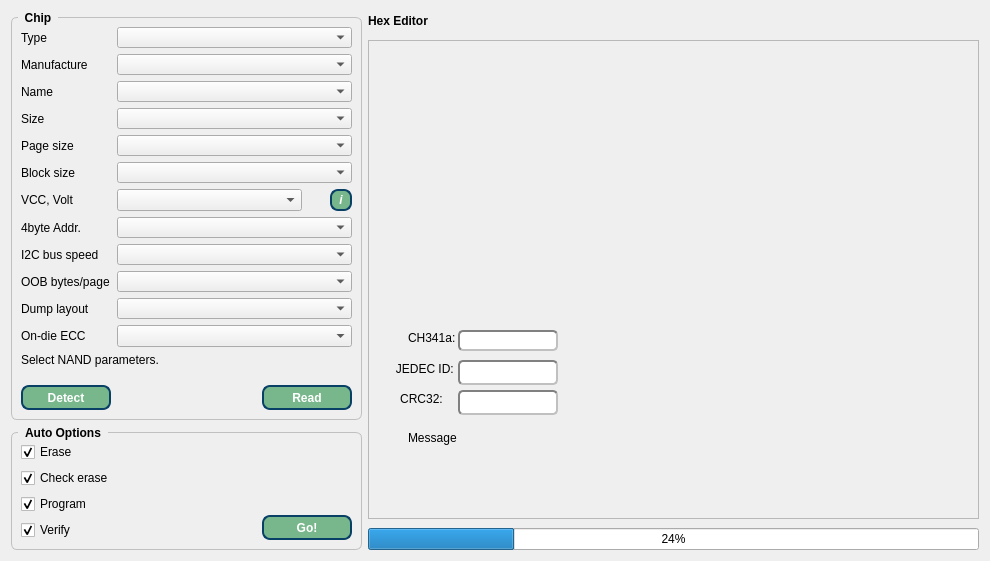
  <widget class="QWidget" name="centralWidget">
   <property name="sizePolicy">
    <sizepolicy hsizetype="Expanding" vsizetype="Expanding">
     <horstretch>0</horstretch>
     <verstretch>0</verstretch>
    </sizepolicy>
   </property>
   <layout class="QHBoxLayout" name="horizontalLayout_3">
    <item>
     <layout class="QVBoxLayout" name="verticalLayout_5">
      <item>
       <widget class="QGroupBox" name="groupBox">
        <property name="minimumSize">
         <size>
          <width>221</width>
          <height>91</height>
         </size>
        </property>
        <property name="maximumSize">
         <size>
          <width>400</width>
          <height>16777215</height>
         </size>
        </property>
        <property name="styleSheet">
         <string notr="true">QGroupBox {
    font: bold;
    border: 1px solid silver;
    border-radius: 6px;
    margin-top: 6px;
}

QGroupBox::title {
    subcontrol-origin: margin;
    left: 7px;
    padding: 0px 5px 0px 5px;
}</string>
        </property>
        <property name="title">
         <string>Chip</string>
        </property>
        <layout class="QFormLayout" name="formLayout">
         <item row="0" column="0">
          <widget class="QLabel" name="label">
           <property name="text">
            <string>Type</string>
           </property>
          </widget>
         </item>
         <item row="0" column="1">
          <widget class="QComboBox" name="comboBox_type">
           <property name="minimumSize">
            <size>
             <width>111</width>
             <height>21</height>
            </size>
           </property>
           <property name="maximumSize">
            <size>
             <width>250</width>
             <height>21</height>
            </size>
           </property>
           <property name="baseSize">
            <size>
             <width>150</width>
             <height>0</height>
            </size>
           </property>
           <property name="font">
            <font>
             <weight>75</weight>
             <bold>true</bold>
            </font>
           </property>
           <property name="styleSheet">
            <string notr="true"/>
           </property>
           <property name="sizeAdjustPolicy">
            <enum>QComboBox::AdjustToMinimumContentsLengthWithIcon</enum>
           </property>
           <property name="minimumContentsLength">
            <number>22</number>
           </property>
          </widget>
         </item>
         <item row="1" column="0">
          <widget class="QLabel" name="label_2">
           <property name="text">
            <string>Manufacture</string>
           </property>
          </widget>
         </item>
         <item row="1" column="1">
          <widget class="QComboBox" name="comboBox_man">
           <property name="minimumSize">
            <size>
             <width>111</width>
             <height>21</height>
            </size>
           </property>
           <property name="maximumSize">
            <size>
             <width>250</width>
             <height>21</height>
            </size>
           </property>
           <property name="baseSize">
            <size>
             <width>150</width>
             <height>0</height>
            </size>
           </property>
           <property name="font">
            <font>
             <weight>75</weight>
             <bold>true</bold>
            </font>
           </property>
           <property name="styleSheet">
            <string notr="true"/>
           </property>
           <property name="sizeAdjustPolicy">
            <enum>QComboBox::AdjustToMinimumContentsLengthWithIcon</enum>
           </property>
           <property name="minimumContentsLength">
            <number>22</number>
           </property>
          </widget>
         </item>
         <item row="2" column="0">
          <widget class="QLabel" name="label_3">
           <property name="text">
            <string>Name</string>
           </property>
          </widget>
         </item>
         <item row="2" column="1">
          <widget class="QComboBox" name="comboBox_name">
           <property name="minimumSize">
            <size>
             <width>111</width>
             <height>21</height>
            </size>
           </property>
           <property name="maximumSize">
            <size>
             <width>250</width>
             <height>21</height>
            </size>
           </property>
           <property name="font">
            <font>
             <weight>75</weight>
             <bold>true</bold>
            </font>
           </property>
           <property name="styleSheet">
            <string notr="true"/>
           </property>
           <property name="sizeAdjustPolicy">
            <enum>QComboBox::AdjustToMinimumContentsLengthWithIcon</enum>
           </property>
           <property name="minimumContentsLength">
            <number>22</number>
           </property>
          </widget>
         </item>
         <item row="3" column="0">
          <widget class="QLabel" name="label_4">
           <property name="text">
            <string>Size</string>
           </property>
          </widget>
         </item>
         <item row="3" column="1">
          <widget class="QComboBox" name="comboBox_size">
           <property name="minimumSize">
            <size>
             <width>111</width>
             <height>21</height>
            </size>
           </property>
           <property name="maximumSize">
            <size>
             <width>250</width>
             <height>21</height>
            </size>
           </property>
           <property name="font">
            <font>
             <weight>75</weight>
             <bold>true</bold>
            </font>
           </property>
           <property name="styleSheet">
            <string notr="true"/>
           </property>
           <property name="sizeAdjustPolicy">
            <enum>QComboBox::AdjustToMinimumContentsLengthWithIcon</enum>
           </property>
           <property name="minimumContentsLength">
            <number>22</number>
           </property>
          </widget>
         </item>
         <item row="4" column="0">
          <widget class="QLabel" name="label_5">
           <property name="text">
            <string>Page size</string>
           </property>
          </widget>
         </item>
         <item row="4" column="1">
          <widget class="QComboBox" name="comboBox_page">
           <property name="minimumSize">
            <size>
             <width>111</width>
             <height>21</height>
            </size>
           </property>
           <property name="maximumSize">
            <size>
             <width>250</width>
             <height>21</height>
            </size>
           </property>
           <property name="font">
            <font>
             <weight>75</weight>
             <bold>true</bold>
            </font>
           </property>
           <property name="styleSheet">
            <string notr="true"/>
           </property>
           <property name="sizeAdjustPolicy">
            <enum>QComboBox::AdjustToMinimumContentsLengthWithIcon</enum>
           </property>
           <property name="minimumContentsLength">
            <number>22</number>
           </property>
          </widget>
         </item>
         <item row="5" column="0">
          <widget class="QLabel" name="label_9">
           <property name="text">
            <string>Block size</string>
           </property>
          </widget>
         </item>
         <item row="5" column="1">
          <widget class="QComboBox" name="comboBox_block">
           <property name="minimumSize">
            <size>
             <width>111</width>
             <height>21</height>
            </size>
           </property>
           <property name="maximumSize">
            <size>
             <width>250</width>
             <height>21</height>
            </size>
           </property>
           <property name="font">
            <font>
             <weight>75</weight>
             <bold>true</bold>
            </font>
           </property>
           <property name="styleSheet">
            <string notr="true"/>
           </property>
           <property name="sizeAdjustPolicy">
            <enum>QComboBox::AdjustToMinimumContentsLengthWithIcon</enum>
           </property>
           <property name="minimumContentsLength">
            <number>22</number>
           </property>
          </widget>
         </item>
         <item row="6" column="0">
          <widget class="QLabel" name="label_6">
           <property name="text">
            <string>VCC, Volt</string>
           </property>
          </widget>
         </item>
         <item row="6" column="1">
          <layout class="QHBoxLayout" name="horizontalLayout_6">
           <property name="spacing">
            <number>28</number>
           </property>
           <property name="sizeConstraint">
            <enum>QLayout::SetDefaultConstraint</enum>
           </property>
           <property name="leftMargin">
            <number>0</number>
           </property>
           <property name="rightMargin">
            <number>0</number>
           </property>
           <property name="bottomMargin">
            <number>0</number>
           </property>
           <item>
            <widget class="QComboBox" name="comboBox_vcc">
             <property name="minimumSize">
              <size>
               <width>95</width>
               <height>22</height>
              </size>
             </property>
             <property name="maximumSize">
              <size>
               <width>185</width>
               <height>22</height>
              </size>
             </property>
             <property name="font">
              <font>
               <weight>75</weight>
               <italic>false</italic>
               <bold>true</bold>
               <stylestrategy>PreferDefault</stylestrategy>
              </font>
             </property>
             <property name="layoutDirection">
              <enum>Qt::LeftToRight</enum>
             </property>
             <property name="styleSheet">
              <string notr="true"/>
             </property>
             <property name="sizeAdjustPolicy">
              <enum>QComboBox::AdjustToMinimumContentsLengthWithIcon</enum>
             </property>
             <property name="minimumContentsLength">
              <number>18</number>
             </property>
            </widget>
           </item>
           <item>
            <widget class="QPushButton" name="pushButton_4">
             <property name="minimumSize">
              <size>
               <width>22</width>
               <height>22</height>
              </size>
             </property>
             <property name="maximumSize">
              <size>
               <width>22</width>
               <height>22</height>
              </size>
             </property>
             <property name="font">
              <font>
               <weight>75</weight>
               <italic>true</italic>
               <bold>true</bold>
              </font>
             </property>
             <property name="styleSheet">
              <string notr="true">QPushButton{
color: rgb(255, 255, 255);
background-color: rgb(120, 183, 140);
border-radius: 20px;
border: 2px solid #094065;border-radius:8px;font-weight:600;
}
QPushButton::pressed{background-color: rgb(115, 210, 22);}</string>
             </property>
             <property name="text">
              <string>i</string>
             </property>
            </widget>
           </item>
          </layout>
         </item>
         <item row="7" column="0">
          <widget class="QLabel" name="label_8">
           <property name="styleSheet">
            <string notr="true"/>
           </property>
           <property name="text">
            <string>4byte Addr.</string>
           </property>
          </widget>
         </item>
         <item row="7" column="1">
          <widget class="QComboBox" name="comboBox_addr4bit">
           <property name="minimumSize">
            <size>
             <width>111</width>
             <height>21</height>
            </size>
           </property>
           <property name="maximumSize">
            <size>
             <width>250</width>
             <height>21</height>
            </size>
           </property>
           <property name="font">
            <font>
             <weight>75</weight>
             <bold>true</bold>
            </font>
           </property>
           <property name="styleSheet">
            <string notr="true"/>
           </property>
           <property name="sizeAdjustPolicy">
            <enum>QComboBox::AdjustToMinimumContentsLengthWithIcon</enum>
           </property>
           <property name="minimumContentsLength">
            <number>22</number>
           </property>
          </widget>
         </item>
         <item row="8" column="0">
          <widget class="QLabel" name="label_10">
           <property name="text">
            <string>I2C bus speed</string>
           </property>
          </widget>
         </item>
         <item row="8" column="1">
          <widget class="QComboBox" name="comboBox_i2cSpeed">
           <property name="minimumSize">
            <size>
             <width>111</width>
             <height>21</height>
            </size>
           </property>
           <property name="maximumSize">
            <size>
             <width>250</width>
             <height>21</height>
            </size>
           </property>
           <property name="font">
            <font>
             <weight>75</weight>
             <bold>true</bold>
            </font>
           </property>
           <property name="sizeAdjustPolicy">
            <enum>QComboBox::AdjustToMinimumContentsLengthWithIcon</enum>
           </property>
           <property name="minimumContentsLength">
            <number>22</number>
           </property>
          </widget>
         </item>
         <item row="9" column="0">
          <widget class="QLabel" name="label_11">
           <property name="text">
            <string>OOB bytes/page</string>
           </property>
          </widget>
         </item>
         <item row="9" column="1">
          <widget class="QComboBox" name="comboBox_ECC">
           <property name="minimumSize">
            <size>
             <width>111</width>
             <height>21</height>
            </size>
           </property>
           <property name="maximumSize">
            <size>
             <width>250</width>
             <height>21</height>
            </size>
           </property>
           <property name="font">
            <font>
             <weight>75</weight>
             <bold>true</bold>
            </font>
           </property>
           <property name="sizeAdjustPolicy">
            <enum>QComboBox::AdjustToMinimumContentsLengthWithIcon</enum>
           </property>
           <property name="minimumContentsLength">
            <number>22</number>
           </property>
          </widget>
         </item>
         <item row="13" column="0">
          <spacer name="verticalSpacer_2">
           <property name="orientation">
            <enum>Qt::Vertical</enum>
           </property>
           <property name="sizeHint" stdset="0">
            <size>
             <width>20</width>
             <height>6</height>
            </size>
           </property>
          </spacer>
         </item>
         <item row="13" column="1">
          <spacer name="verticalSpacer_3">
           <property name="orientation">
            <enum>Qt::Vertical</enum>
           </property>
           <property name="sizeHint" stdset="0">
            <size>
             <width>127</width>
             <height>6</height>
            </size>
           </property>
          </spacer>
         </item>
         <item row="14" column="0">
          <widget class="QPushButton" name="pushButton_2">
           <property name="minimumSize">
            <size>
             <width>90</width>
             <height>25</height>
            </size>
           </property>
           <property name="styleSheet">
            <string notr="true">QPushButton{
color: rgb(255, 255, 255);
background-color: rgb(120, 183, 140);
border-radius: 20px;
border: 2px solid #094065;border-radius:8px;font-weight:600;
}
QPushButton::pressed{background-color: rgb(115, 210, 22);}</string>
           </property>
           <property name="text">
            <string>Detect</string>
           </property>
          </widget>
         </item>
         <item row="14" column="1">
          <layout class="QHBoxLayout" name="horizontalLayout">
           <item>
            <spacer name="horizontalSpacer">
             <property name="orientation">
              <enum>Qt::Horizontal</enum>
             </property>
             <property name="sizeHint" stdset="0">
              <size>
               <width>28</width>
               <height>20</height>
              </size>
             </property>
            </spacer>
           </item>
           <item>
            <widget class="QPushButton" name="pushButton">
             <property name="minimumSize">
              <size>
               <width>90</width>
               <height>25</height>
              </size>
             </property>
             <property name="styleSheet">
              <string notr="true">QPushButton{
color: rgb(255, 255, 255);
background-color: rgb(120, 183, 140);
border-radius: 20px;
border: 2px solid #094065;border-radius:8px;font-weight:600;
}
QPushButton::pressed{background-color: rgb(115, 210, 22);}</string>
             </property>
             <property name="text">
              <string>Read</string>
             </property>
            </widget>
           </item>
          </layout>
         </item>
         <item row="11" column="0">
          <widget class="QLabel" name="label_onDieEcc">
           <property name="text"><string>On-die ECC</string></property>
          </widget>
         </item>
         <item row="11" column="1">
          <widget class="QComboBox" name="comboBox_onDieEcc">
           <property name="toolTip"><string>Applied and read back before each NAND operation. Independent of main/OOB layout. ECC-on OOB is not a raw dump.</string></property>
          </widget>
         </item>
         <item row="12" column="0" colspan="2">
          <widget class="QLabel" name="label_nandInfo">
           <property name="text"><string>Select NAND parameters.</string></property>
           <property name="wordWrap"><bool>true</bool></property>
           <property name="textInteractionFlags"><set>Qt::TextSelectableByMouse</set></property>
          </widget>
         </item>
         <item row="10" column="0">
          <widget class="QLabel" name="label_12">
           <property name="text">
            <string>Dump layout</string>
           </property>
          </widget>
         </item>
         <item row="10" column="1">
          <widget class="QComboBox" name="comboBox_raw">
           <property name="minimumSize">
            <size>
             <width>111</width>
             <height>21</height>
            </size>
           </property>
           <property name="maximumSize">
            <size>
             <width>250</width>
             <height>21</height>
            </size>
           </property>
           <property name="font">
            <font>
             <weight>75</weight>
             <bold>true</bold>
            </font>
           </property>
           <property name="sizeAdjustPolicy">
            <enum>QComboBox::AdjustToMinimumContentsLengthWithIcon</enum>
           </property>
           <property name="minimumContentsLength">
            <number>22</number>
           </property>
          </widget>
         </item>
        </layout>
       </widget>
      </item>
      <item>
       <widget class="QGroupBox" name="groupBox_2">
        <property name="minimumSize">
         <size>
          <width>221</width>
          <height>41</height>
         </size>
        </property>
        <property name="maximumSize">
         <size>
          <width>400</width>
          <height>16777215</height>
         </size>
        </property>
        <property name="styleSheet">
         <string notr="true">QGroupBox {
    font: bold;
    border: 1px solid silver;
    border-radius: 6px;
    margin-top: 6px;
}

QGroupBox::title {
    subcontrol-origin: margin;
    left: 7px;
    padding: 0px 5px 0px 5px;
}</string>
        </property>
        <property name="title">
         <string>Auto Options</string>
        </property>
        <property name="flat">
         <bool>false</bool>
        </property>
        <property name="checkable">
         <bool>false</bool>
        </property>
        <layout class="QHBoxLayout" name="horizontalLayout_2">
         <item>
          <layout class="QVBoxLayout" name="verticalLayout">
           <item>
            <widget class="QCheckBox" name="checkBox">
             <property name="styleSheet">
              <string notr="true"/>
             </property>
             <property name="text">
              <string>Erase</string>
             </property>
             <property name="checked">
              <bool>true</bool>
             </property>
            </widget>
           </item>
           <item>
            <widget class="QCheckBox" name="checkBox_1">
             <property name="text">
              <string>Check erase</string>
             </property>
             <property name="checked">
              <bool>true</bool>
             </property>
            </widget>
           </item>
           <item>
            <widget class="QCheckBox" name="checkBox_2">
             <property name="text">
              <string>Program</string>
             </property>
             <property name="checked">
              <bool>true</bool>
             </property>
            </widget>
           </item>
           <item>
            <widget class="QCheckBox" name="checkBox_3">
             <property name="text">
              <string>Verify</string>
             </property>
             <property name="checked">
              <bool>true</bool>
             </property>
            </widget>
           </item>
          </layout>
         </item>
         <item>
          <spacer name="horizontalSpacer_2">
           <property name="orientation">
            <enum>Qt::Horizontal</enum>
           </property>
           <property name="sizeHint" stdset="0">
            <size>
             <width>40</width>
             <height>20</height>
            </size>
           </property>
          </spacer>
         </item>
         <item>
          <layout class="QVBoxLayout" name="verticalLayout_2">
           <item>
            <spacer name="verticalSpacer">
             <property name="orientation">
              <enum>Qt::Vertical</enum>
             </property>
             <property name="sizeHint" stdset="0">
              <size>
               <width>20</width>
               <height>40</height>
              </size>
             </property>
            </spacer>
           </item>
           <item>
            <widget class="QPushButton" name="pushButton_3">
             <property name="minimumSize">
              <size>
               <width>90</width>
               <height>25</height>
              </size>
             </property>
             <property name="styleSheet">
              <string notr="true">QPushButton{
color: rgb(255, 255, 255);
background-color: rgb(120, 183, 140);
border-radius: 20px;
border: 2px solid #094065;border-radius:8px;font-weight:600;
}
QPushButton::pressed{background-color: rgb(115, 210, 22);}</string>
             </property>
             <property name="text">
              <string>Go!</string>
             </property>
            </widget>
           </item>
          </layout>
         </item>
        </layout>
       </widget>
      </item>
     </layout>
    </item>
    <item>
     <layout class="QVBoxLayout" name="verticalLayout_4">
      <property name="spacing">
       <number>9</number>
      </property>
      <item>
       <layout class="QVBoxLayout" name="verticalLayout_3">
        <item>
         <widget class="QLabel" name="label_7">
          <property name="minimumSize">
           <size>
            <width>0</width>
            <height>11</height>
           </size>
          </property>
          <property name="maximumSize">
           <size>
            <width>16777215</width>
            <height>20</height>
           </size>
          </property>
          <property name="font">
           <font>
            <weight>75</weight>
            <bold>true</bold>
           </font>
          </property>
          <property name="text">
           <string>Hex Editor</string>
          </property>
         </widget>
        </item>
        <item>
         <widget class="QFrame" name="frame">
          <property name="minimumSize">
           <size>
            <width>611</width>
            <height>401</height>
           </size>
          </property>
          <property name="maximumSize">
           <size>
            <width>16777215</width>
            <height>16777215</height>
           </size>
          </property>
          <property name="frameShape">
           <enum>QFrame::StyledPanel</enum>
          </property>
          <property name="frameShadow">
           <enum>QFrame::Raised</enum>
          </property>
          <widget class="QLineEdit" name="jedecEdit">
           <property name="geometry">
            <rect>
             <x>90</x>
             <y>320</y>
             <width>100</width>
             <height>25</height>
            </rect>
           </property>
           <property name="minimumSize">
            <size>
             <width>100</width>
             <height>0</height>
            </size>
           </property>
           <property name="maximumSize">
            <size>
             <width>120</width>
             <height>25</height>
            </size>
           </property>
           <property name="font">
            <font>
             <weight>75</weight>
             <bold>true</bold>
            </font>
           </property>
           <property name="styleSheet">
            <string notr="true">border: 2px solid gray;border-radius: 5px;font-weight:600;border-style:inset;</string>
           </property>
          </widget>
          <widget class="QLabel" name="jLabel">
           <property name="geometry">
            <rect>
             <x>20</x>
             <y>320</y>
             <width>67</width>
             <height>17</height>
            </rect>
           </property>
           <property name="styleSheet">
            <string/>
           </property>
           <property name="text">
            <string>  JEDEC ID:</string>
           </property>
           <property name="alignment">
            <set>Qt::AlignCenter</set>
           </property>
          </widget>
          <widget class="QLabel" name="lStatus">
           <property name="geometry">
            <rect>
             <x>40</x>
             <y>290</y>
             <width>61</width>
             <height>16</height>
            </rect>
           </property>
           <property name="text">
            <string>CH341a:</string>
           </property>
          </widget>
          <widget class="QLineEdit" name="eStatus">
           <property name="geometry">
            <rect>
             <x>90</x>
             <y>290</y>
             <width>100</width>
             <height>21</height>
            </rect>
           </property>
           <property name="minimumSize">
            <size>
             <width>100</width>
             <height>0</height>
            </size>
           </property>
           <property name="maximumSize">
            <size>
             <width>120</width>
             <height>25</height>
            </size>
           </property>
           <property name="font">
            <font>
             <weight>75</weight>
             <bold>true</bold>
            </font>
           </property>
           <property name="styleSheet">
            <string>border: 2px solid gray;border-radius: 5px;font-weight:600;border-style:inset;</string>
           </property>
          </widget>
          <widget class="QLabel" name="cLabel">
           <property name="geometry">
            <rect>
             <x>20</x>
             <y>350</y>
             <width>67</width>
             <height>17</height>
            </rect>
           </property>
           <property name="text">
            <string>CRC32:</string>
           </property>
           <property name="alignment">
            <set>Qt::AlignCenter</set>
           </property>
          </widget>
          <widget class="QLineEdit" name="crcEdit">
           <property name="geometry">
            <rect>
             <x>90</x>
             <y>350</y>
             <width>100</width>
             <height>25</height>
            </rect>
           </property>
           <property name="minimumSize">
            <size>
             <width>100</width>
             <height>0</height>
            </size>
           </property>
           <property name="maximumSize">
            <size>
             <width>120</width>
             <height>25</height>
            </size>
           </property>
           <property name="font">
            <font>
             <weight>75</weight>
             <bold>true</bold>
            </font>
           </property>
           <property name="styleSheet">
            <string notr="true">border: 2px solid gray;border-radius: 5px;font-weight:600;border-style:inset;</string>
           </property>
          </widget>
          <widget class="QLabel" name="statusMessage">
           <property name="geometry">
            <rect>
             <x>40</x>
             <y>390</y>
             <width>315</width>
             <height>16</height>
            </rect>
           </property>
           <property name="minimumSize">
            <size>
             <width>315</width>
             <height>0</height>
            </size>
           </property>
           <property name="maximumSize">
            <size>
             <width>16777215</width>
             <height>16777215</height>
            </size>
           </property>
           <property name="text">
            <string>Message</string>
           </property>
          </widget>
         </widget>
        </item>
       </layout>
      </item>
      <item>
       <widget class="QProgressBar" name="progressBar">
        <property name="value">
         <number>24</number>
        </property>
       </widget>
      </item>
     </layout>
    </item>
   </layout>
  </widget>
